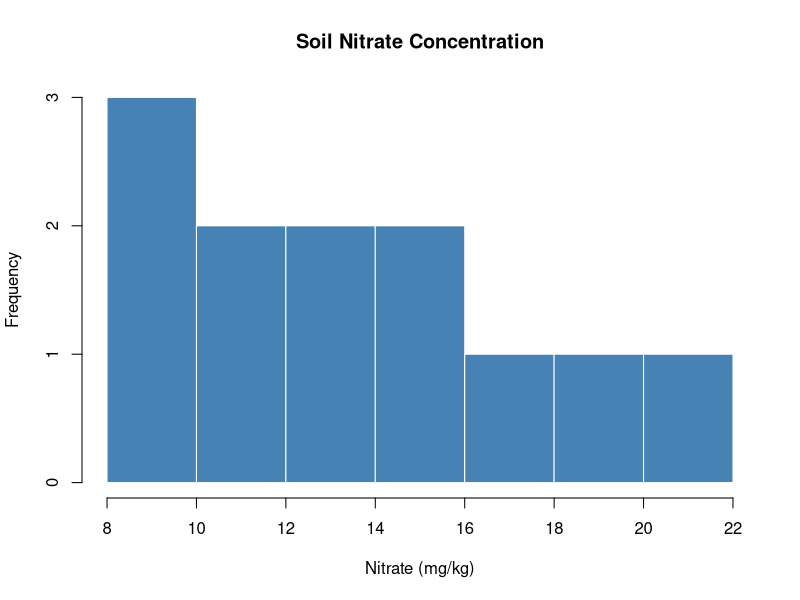
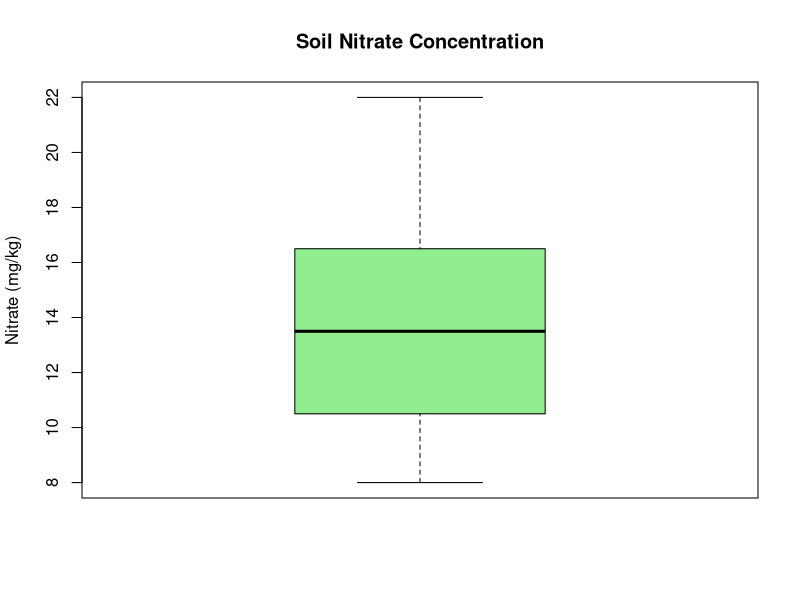
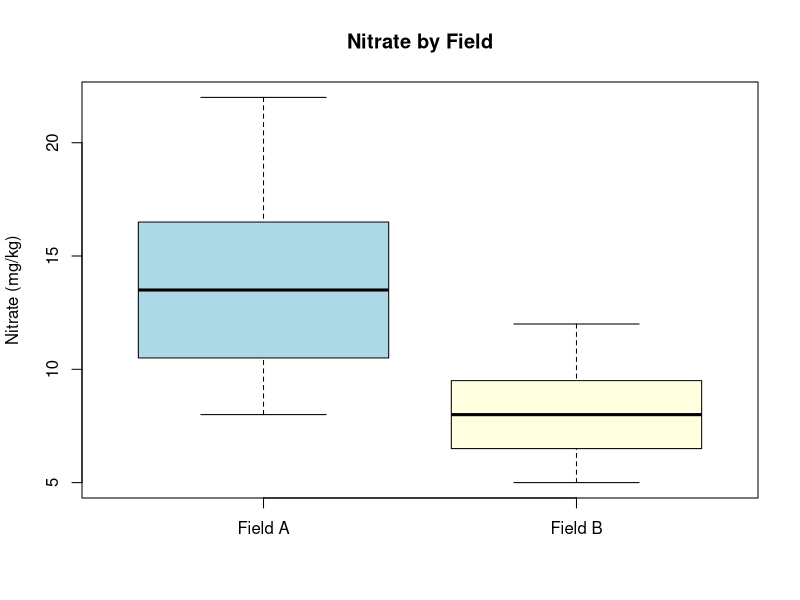

Generate these figures, in order, with R:
## ---- chunk 1
# Enter the nitrate data
nitrate <- c(8, 14, 11, 22, 9, 16, 13, 19, 10, 15, 12, 17)

# --- Histogram ---
hist(nitrate,
     main = "Soil Nitrate Concentration",
     xlab = "Nitrate (mg/kg)",
     ylab = "Frequency",
     col  = "steelblue",
     border = "white")

# --- Quartiles and IQR ---
quantile(nitrate)         # shows min, Q1, median, Q3, max
IQR(nitrate)              # interquartile range

# --- Boxplot ---
boxplot(nitrate,
        main   = "Soil Nitrate Concentration",
        ylab   = "Nitrate (mg/kg)",
        col    = "lightgreen")

# --- Side-by-side boxplots for two groups (example) ---
# Suppose we have data from Field A and Field B
field_A <- c(8, 14, 11, 22, 9, 16, 13, 19, 10, 15, 12, 17)
field_B <- c(5, 7, 6, 9, 8, 11, 6, 10, 7, 8, 9, 12)

boxplot(field_A, field_B,
        names  = c("Field A", "Field B"),
        main   = "Nitrate by Field",
        ylab   = "Nitrate (mg/kg)",
        col    = c("lightblue", "lightyellow"))
